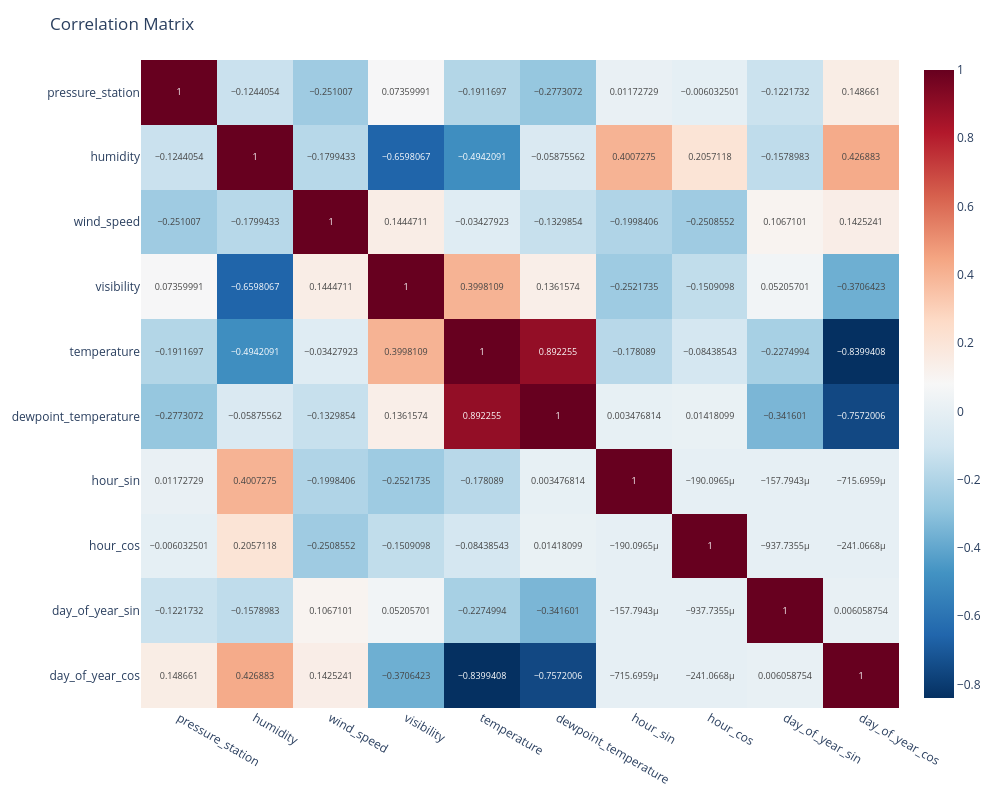

Source (notebook cell):
### Code cell
corr_matrix = gomel_data[['pressure_station', 'humidity', 'wind_speed', 'visibility', 'temperature', 'dewpoint_temperature', 'hour_sin', 'hour_cos', 'day_of_year_sin', 'day_of_year_cos']].corr(numeric_only=True)

fig = px.imshow(corr_matrix,
                width=1500,
                height=1500,
                text_auto=True, aspect="auto",
                color_continuous_scale='RdBu_r',
                )
fig.update_layout(width=1000, height=800)
fig.update_layout(title='Correlation Matrix')
fig.show()

### Figure 1 — Plotly figure (JSON) as saved in the notebook; plotly's stock layout.template omitted (floating-point values rounded to 4 significant figures)
{"data": [{"coloraxis": "coloraxis", "hovertemplate": "x: %{x}<br>y: %{y}<br>color: %{z}<extra></extra>", "name": "0", "texttemplate": "%{z}", "type": "heatmap", "x": ["pressure_station", "humidity", "wind_speed", "visibility", "temperature", "dewpoint_temperature", "hour_sin", "hour_cos", "day_of_year_sin", "day_of_year_cos"], "xaxis": "x", "y": ["pressure_station", "humidity", "wind_speed", "visibility", "temperature", "dewpoint_temperature", "hour_sin", "hour_cos", "day_of_year_sin", "day_of_year_cos"], "yaxis": "y", "z": [[1, -0.1244, -0.251, 0.0736, -0.1912, -0.2773, 0.01173, -0.006033, -0.1222, 0.1487], [-0.1244, 1, -0.1799, -0.6598, -0.4942, -0.05876, 0.4007, 0.2057, -0.1579, 0.4269], [-0.251, -0.1799, 1, 0.1445, -0.03428, -0.133, -0.1998, -0.2509, 0.1067, 0.1425], [0.0736, -0.6598, 0.1445, 1, 0.3998, 0.1362, -0.2522, -0.1509, 0.05206, -0.3706], [-0.1912, -0.4942, -0.03428, 0.3998, 1, 0.8923, -0.1781, -0.08439, -0.2275, -0.8399], [-0.2773, -0.05876, -0.133, 0.1362, 0.8923, 1, 0.003477, 0.01418, -0.3416, -0.7572], [0.01173, 0.4007, -0.1998, -0.2522, -0.1781, 0.003477, 1, -0.0001901, -0.0001578, -0.0007157], [-0.006033, 0.2057, -0.2509, -0.1509, -0.08439, 0.01418, -0.0001901, 1, -0.0009377, -0.0002411], [-0.1222, -0.1579, 0.1067, 0.05206, -0.2275, -0.3416, -0.0001578, -0.0009377, 1, 0.006059], [0.1487, 0.4269, 0.1425, -0.3706, -0.8399, -0.7572, -0.0007157, -0.0002411, 0.006059, 1]]}], "layout": {"coloraxis": {"colorscale": [[0, "rgb(5,48,97)"], [0.1, "rgb(33,102,172)"], [0.2, "rgb(67,147,195)"], [0.3, "rgb(146,197,222)"], [0.4, "rgb(209,229,240)"], [0.5, "rgb(247,247,247)"], [0.6, "rgb(253,219,199)"], [0.7, "rgb(244,165,130)"], [0.8, "rgb(214,96,77)"], [0.9, "rgb(178,24,43)"], [1, "rgb(103,0,31)"]]}, "height": 800, "margin": {"t": 60}, "title": {"text": "Correlation Matrix"}, "width": 1000, "xaxis": {"anchor": "y", "domain": [0, 1]}, "yaxis": {"anchor": "x", "autorange": "reversed", "domain": [0, 1]}}}
